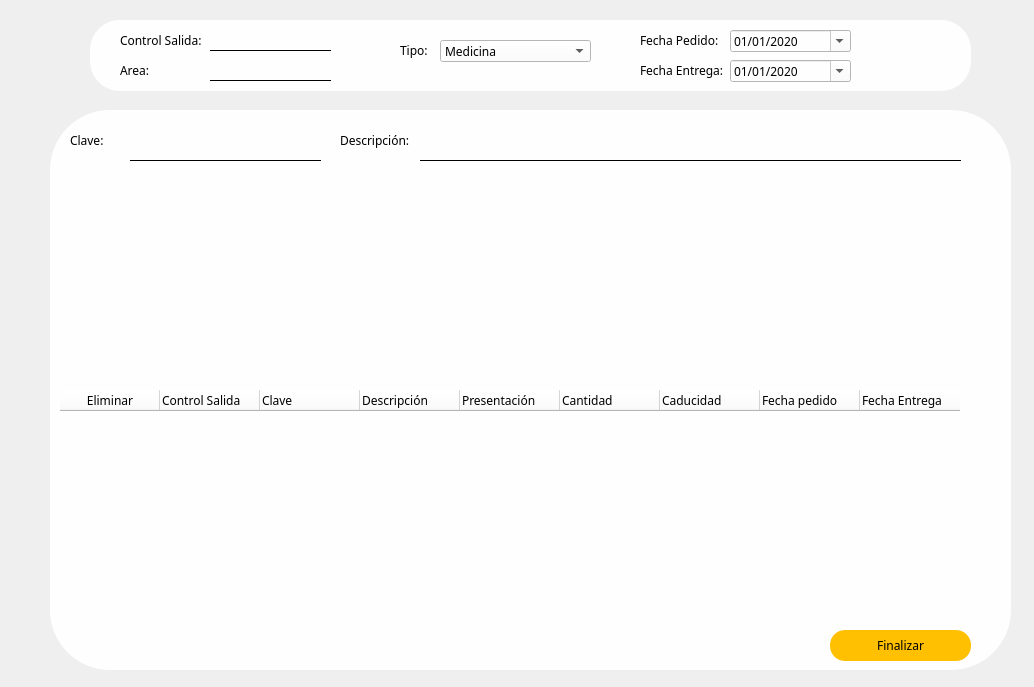
<?xml version="1.0" encoding="UTF-8"?>
<ui version="4.0">
 <class>InterFazSalida</class>
 <widget class="QWidget" name="InterFazSalida">
  <property name="geometry">
   <rect>
    <x>0</x>
    <y>0</y>
    <width>1034</width>
    <height>687</height>
   </rect>
  </property>
  <property name="windowTitle">
   <string>Salidas</string>
  </property>
  <property name="windowIcon">
   <iconset>
    <normaloff>../imagenes/medicina.png</normaloff>../imagenes/medicina.png</iconset>
  </property>
  <property name="styleSheet">
   <string notr="true">*{
font-family:century gothic;
font-size: 12px;
}
#Frame2{
border-radius:30;
}
QLineEdit{
	border:none;
	border-bottom: 1px solid black;
}
QFrame{
border-radius: 60px;
 background:#fefefe;
}
QLabel{
	background:transparent;
}
QCalendarWidget QAbstractItemView
{ 
selection-background-color: #042944; 
selection-color: white;
selection-border:10px solid red;

}
QCalendarWidget QWidget 
{
  color:grey;
}
QCalendarWidget QTableView{
border-width:0px;
background-color:lightgrey;
}

QPushButton:hover{
background:#dea806;
}</string>
  </property>
  <widget class="QFrame" name="frame_2">
   <property name="geometry">
    <rect>
     <x>50</x>
     <y>110</y>
     <width>961</width>
     <height>560</height>
    </rect>
   </property>
   <property name="styleSheet">
    <string notr="true">
 background:#fefefe;

</string>
   </property>
   <property name="frameShape">
    <enum>QFrame::StyledPanel</enum>
   </property>
   <property name="frameShadow">
    <enum>QFrame::Raised</enum>
   </property>
   <widget class="QLabel" name="label_8">
    <property name="geometry">
     <rect>
      <x>20</x>
      <y>20</y>
      <width>81</width>
      <height>21</height>
     </rect>
    </property>
    <property name="text">
     <string>Clave:</string>
    </property>
   </widget>
   <widget class="QLineEdit" name="LineClaveSalida">
    <property name="geometry">
     <rect>
      <x>80</x>
      <y>20</y>
      <width>191</width>
      <height>31</height>
     </rect>
    </property>
   </widget>
   <widget class="QLabel" name="label_9">
    <property name="geometry">
     <rect>
      <x>290</x>
      <y>20</y>
      <width>91</width>
      <height>21</height>
     </rect>
    </property>
    <property name="text">
     <string>Descripción:</string>
    </property>
   </widget>
   <widget class="QPushButton" name="btnFinalizarSalida">
    <property name="geometry">
     <rect>
      <x>780</x>
      <y>520</y>
      <width>141</width>
      <height>31</height>
     </rect>
    </property>
    <property name="styleSheet">
     <string notr="true">QPushButton{
border-radius:15px;
background:#ffc001;

}
QPushButton:hover{
background:#dea806;
}
</string>
    </property>
    <property name="text">
     <string>Finalizar</string>
    </property>
   </widget>
   <widget class="QTableWidget" name="TableSalida">
    <property name="geometry">
     <rect>
      <x>10</x>
      <y>280</y>
      <width>941</width>
      <height>230</height>
     </rect>
    </property>
    <column>
     <property name="text">
      <string>Eliminar</string>
     </property>
     <property name="icon">
      <iconset>
       <normaloff>../imagenes/ic_delete_128_28267.png</normaloff>../imagenes/ic_delete_128_28267.png</iconset>
     </property>
    </column>
    <column>
     <property name="text">
      <string>Control Salida</string>
     </property>
     <property name="textAlignment">
      <set>AlignLeading|AlignTop</set>
     </property>
    </column>
    <column>
     <property name="text">
      <string>Clave</string>
     </property>
     <property name="textAlignment">
      <set>AlignLeading|AlignTop</set>
     </property>
    </column>
    <column>
     <property name="text">
      <string>Descripción</string>
     </property>
     <property name="textAlignment">
      <set>AlignLeading|AlignTop</set>
     </property>
    </column>
    <column>
     <property name="text">
      <string>Presentación</string>
     </property>
     <property name="textAlignment">
      <set>AlignLeading|AlignTop</set>
     </property>
    </column>
    <column>
     <property name="text">
      <string>Cantidad</string>
     </property>
     <property name="textAlignment">
      <set>AlignLeading|AlignTop</set>
     </property>
    </column>
    <column>
     <property name="text">
      <string>Caducidad</string>
     </property>
     <property name="textAlignment">
      <set>AlignLeading|AlignTop</set>
     </property>
    </column>
    <column>
     <property name="text">
      <string>Fecha pedido</string>
     </property>
     <property name="textAlignment">
      <set>AlignLeading|AlignTop</set>
     </property>
    </column>
    <column>
     <property name="text">
      <string>Fecha Entrega</string>
     </property>
     <property name="textAlignment">
      <set>AlignLeading|AlignTop</set>
     </property>
    </column>
   </widget>
   <widget class="QTableView" name="tableViewSalida">
    <property name="geometry">
     <rect>
      <x>10</x>
      <y>70</y>
      <width>941</width>
      <height>200</height>
     </rect>
    </property>
    <property name="editTriggers">
     <set>QAbstractItemView::NoEditTriggers</set>
    </property>
   </widget>
   <widget class="QLineEdit" name="LineDescripSalida">
    <property name="geometry">
     <rect>
      <x>370</x>
      <y>20</y>
      <width>541</width>
      <height>31</height>
     </rect>
    </property>
   </widget>
  </widget>
  <widget class="QFrame" name="Frame2">
   <property name="geometry">
    <rect>
     <x>90</x>
     <y>20</y>
     <width>881</width>
     <height>71</height>
    </rect>
   </property>
   <property name="styleSheet">
    <string notr="true">
 background:#fefefe;

</string>
   </property>
   <property name="frameShape">
    <enum>QFrame::StyledPanel</enum>
   </property>
   <property name="frameShadow">
    <enum>QFrame::Raised</enum>
   </property>
   <widget class="QLabel" name="label_16">
    <property name="geometry">
     <rect>
      <x>30</x>
      <y>10</y>
      <width>91</width>
      <height>20</height>
     </rect>
    </property>
    <property name="text">
     <string>Control Salida:</string>
    </property>
   </widget>
   <widget class="QLabel" name="label_17">
    <property name="geometry">
     <rect>
      <x>550</x>
      <y>10</y>
      <width>91</width>
      <height>21</height>
     </rect>
    </property>
    <property name="text">
     <string>Fecha Pedido:</string>
    </property>
   </widget>
   <widget class="QLineEdit" name="LineControlSalida">
    <property name="geometry">
     <rect>
      <x>120</x>
      <y>10</y>
      <width>121</width>
      <height>21</height>
     </rect>
    </property>
   </widget>
   <widget class="QDateEdit" name="DateFechaPSalida">
    <property name="geometry">
     <rect>
      <x>640</x>
      <y>10</y>
      <width>121</width>
      <height>22</height>
     </rect>
    </property>
    <property name="accelerated">
     <bool>false</bool>
    </property>
    <property name="showGroupSeparator" stdset="0">
     <bool>false</bool>
    </property>
    <property name="displayFormat">
     <string>dd/MM/yyyy</string>
    </property>
    <property name="calendarPopup">
     <bool>true</bool>
    </property>
    <property name="timeSpec">
     <enum>Qt::UTC</enum>
    </property>
    <property name="date">
     <date>
      <year>2020</year>
      <month>1</month>
      <day>1</day>
     </date>
    </property>
   </widget>
   <widget class="QLabel" name="label_18">
    <property name="geometry">
     <rect>
      <x>30</x>
      <y>40</y>
      <width>41</width>
      <height>20</height>
     </rect>
    </property>
    <property name="text">
     <string>Area:</string>
    </property>
   </widget>
   <widget class="QLineEdit" name="LineAreaSalida">
    <property name="geometry">
     <rect>
      <x>120</x>
      <y>40</y>
      <width>121</width>
      <height>21</height>
     </rect>
    </property>
   </widget>
   <widget class="QLabel" name="label_19">
    <property name="geometry">
     <rect>
      <x>550</x>
      <y>40</y>
      <width>91</width>
      <height>21</height>
     </rect>
    </property>
    <property name="text">
     <string>Fecha Entrega:</string>
    </property>
   </widget>
   <widget class="QDateEdit" name="DateFechaESalida">
    <property name="geometry">
     <rect>
      <x>640</x>
      <y>40</y>
      <width>121</width>
      <height>22</height>
     </rect>
    </property>
    <property name="accelerated">
     <bool>false</bool>
    </property>
    <property name="showGroupSeparator" stdset="0">
     <bool>false</bool>
    </property>
    <property name="displayFormat">
     <string>dd/MM/yyyy</string>
    </property>
    <property name="calendarPopup">
     <bool>true</bool>
    </property>
    <property name="timeSpec">
     <enum>Qt::UTC</enum>
    </property>
    <property name="date">
     <date>
      <year>2020</year>
      <month>1</month>
      <day>1</day>
     </date>
    </property>
   </widget>
   <widget class="QComboBox" name="comboboxSalida">
    <property name="geometry">
     <rect>
      <x>350</x>
      <y>20</y>
      <width>151</width>
      <height>22</height>
     </rect>
    </property>
    <item>
     <property name="text">
      <string>Medicina</string>
     </property>
    </item>
    <item>
     <property name="text">
      <string>Material/Curacion</string>
     </property>
    </item>
   </widget>
   <widget class="QLabel" name="label_20">
    <property name="geometry">
     <rect>
      <x>310</x>
      <y>20</y>
      <width>31</width>
      <height>20</height>
     </rect>
    </property>
    <property name="text">
     <string>Tipo:</string>
    </property>
   </widget>
  </widget>
 </widget>
 <resources/>
 <connections/>
</ui>
